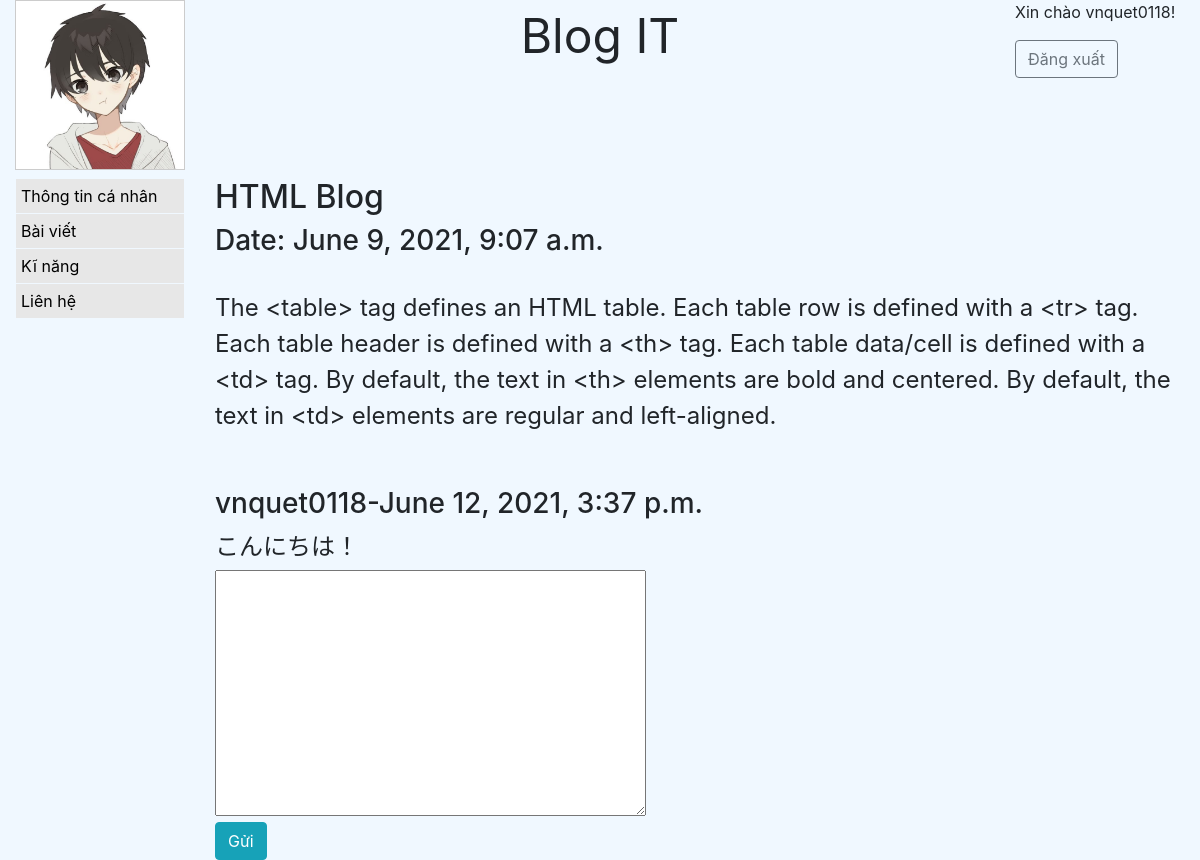
The app's page /blog/3/ (signed in) with its own data.
### blog/models.py (models this page shows, shortened)
class Post(models.Model):
    title = models.CharField(max_length=100)
    body = models.TextField()
    date = models.DateTimeField(auto_now_add=True)
    description = models.CharField(max_length=100, null=True)
    image = models.ImageField(null=True)
    class Meta:
        ordering = ['-date', 'title']

class Comment(models.Model):
    author = models.ForeignKey(settings.AUTH_USER_MODEL, on_delete=models.CASCADE)
    post = models.ForeignKey(Post, on_delete=models.CASCADE, related_name="comments")
    date = models.DateTimeField(auto_now_add=True)
    body = models.TextField()
    class Meta:
        ordering = ['-date']

### blog/views.py (the view)
# urls.py: path('<int:pk>/', view=views.show_detail_post, name='show_detail_post'),
def show_detail_post(request, pk):
    post = Post.objects.get(pk=pk)
    form = CommentForm()
    if request.method == 'POST':
        form = CommentForm(request.POST, author=request.user, post=post)
        if form.is_valid():
            form.save()
            return HttpResponseRedirect('./')
    return render(request, 'posts/post_detail.html', {'post':post, 'form':form})

### blog/forms.py (shortened to what this page needs)
class CommentForm(forms.ModelForm):
    def __init__(self, *args, **kwargs):
        self.author = kwargs.pop('author', None)
        self.post = kwargs.pop('post', None)
        super().__init__(*args, **kwargs)
    class Meta:
        model = Comment
        fields = ['body']

### blog/templates/posts/post_detail.html (shortened to what this page needs)
{% extends 'pages/base.html' %}
{% block content %}
    <h2>{{post.title}}</h2>
    <h3>Date: {{post.date}}</h3>
    <br>
    <p>{{post.body}}</p>
    <br><br>
    {% for comment in post.comments.all %}
        <h3>{{comment.author.username}}-<span>{{comment.date}}</span></h3>
        <p>{{comment.body}}</p>
    {% endfor %}
    {% if user.username %}
        <form action="." method="POST">
            {{form.body}}
            <br>
            <input type="submit" value="Gửi" class="btn btn-info">
        </form>
    {% else %}
        <br>
        <p>Đăng nhập để bình luận!</p>
    {% endif %}
{% endblock content %}

### home/templates/pages/base.html (shortened to what this page needs)
<!DOCTYPE html>
<html lang="en">
<head>
    {% load static %}
    <link rel="stylesheet" href="https://maxcdn.bootstrapcdn.com/bootstrap/4.5.2/css/bootstrap.min.css">
</head>
<body>
    <div class="container-fluid">
        <div class="row">
            <div class="col-sm-2">
                <div class="avatar">
                    <img src="{% static 'image/avatar.jpg' %}" alt="avatar">
                </div>
            </div>
            <div class="col-sm-8">
                <div class="header">
                    <p>Blog IT</p>
                </div>
            </div>
            <div class="col-sm-2">
                {% if user.username %}
                    <p>Xin chào {{user.username}}!</p>
                    <a href="{% url 'logout' %}" class="btn btn-outline-secondary">Đăng xuất</a>
                {% else %}
                    <a href="{% url 'login' %}" class="btn btn-outline-secondary">Đăng nhập</a>
                    <a href="{% url 'register' %}" class="btn btn-outline-secondary">Đăng kí</a>
                {% endif %}
            </div>
        </div>
        <div class="row pt-2">
            <div class="col-sm-2">
                <div class="my-nav">
                    <ul>
                        <li><a href="/">Thông tin cá nhân</a></li>
                        <li><a href="{% url 'show_list_post' %}">Bài viết </a></li>
                        <li><a href="{% url 'show_list_skill' %}">Kĩ năng</a></li>
                        <li><a href="{% url 'contact' %}">Liên hệ</a></li>
                    </ul>
                </div>
            </div>
            <div class="col-sm-10">
                <div class="content">
                    {% block content %}
                    {% endblock content %}
                </div>
            </div>
        </div>
    </div>
</body>
</html>

### home/templates/pages/base.html (style rules this page uses)
* { box-sizing: border-box; }
body { background-color:aliceblue; }
.avatar { border: 1px solid #ccc; }
.avatar img { width: 100%; height: auto; }
.header { text-align: center; }
.header p { margin: 0; font-size:4vw; }
.my-nav ul { list-style-type: none; padding: 0; margin: 0; }
.my-nav li { margin: 1px; }
.my-nav a { display: block; color: black; text-decoration: none; padding: 5px; background-color: rgb(231, 231, 231); }
.content p { margin-top: 0; margin-bottom: 5px; font-size: 2vw; }

### records on screen
Post: title "HTML Blog", date "June 9, 2021, 9:07 a.m.", body "The <table> tag defines an HTML table. Each table row is defined with a <tr> tag. Each table header is defined with a <th> tag. Each table data/cell is defined with a <td> tag. By default, the text in <th> elements are bold and centered. By default, the text in <td> elements are regular and left-aligned."
Comment: author.username "vnquet0118", date "June 12, 2021, 3:37 p.m.", body "こんにちは！"

### other values on screen
{{ user.username }} "vnquet0118"
